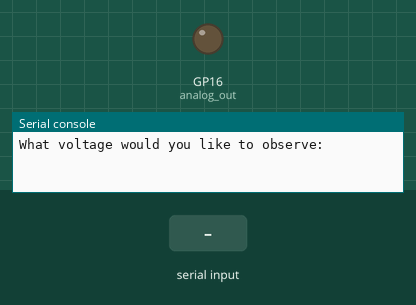
Recording of a program running on a simulated Raspberry Pi Pico running MicroPython. On the bench: output pins drawn as LEDs (lit = HIGH), the last lines printed to the serial console. Inputs (shaded band) come from the test bench.

Above: at 1.2 s.
1.3 s: "5" typed at the serial console, then Enter
At 1.8 s:
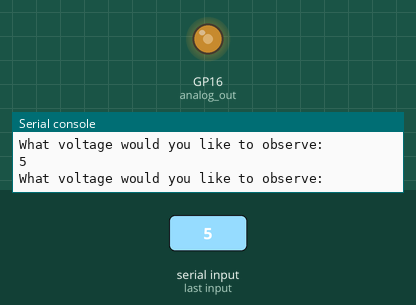
2.8 s: "90" typed at the serial console, then Enter
At 4.1 s:
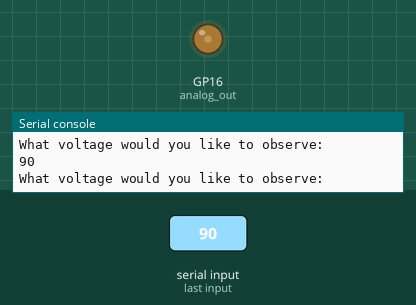
Timing chart, 0 to 5.8 s (numbered marks = the images above; inputs shaded):
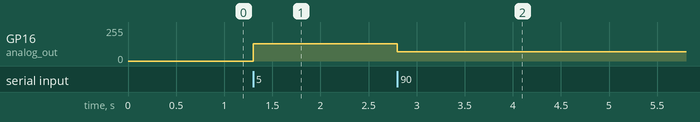

The program:

main.py
```python
from machine import PWM, Pin
from time import sleep

out_pin = 16
analog_out = PWM(Pin(out_pin))
analog_out.freq(1000)

analog_out.duty_u16(0)

while True:
    my_voltage = float(input("What voltage would you like to observe: "))
    pwm_value = (65535 / 3.3) * my_voltage
    analog_out.duty_u16(int(pwm_value))
    sleep(.1)
```

Measured:
- after the input at 1.3 s, GP16 (analog_out): 0/255 → 131/255 at once
- after the input at 2.8 s, GP16 (analog_out): 131/255 → 69/255 at once
